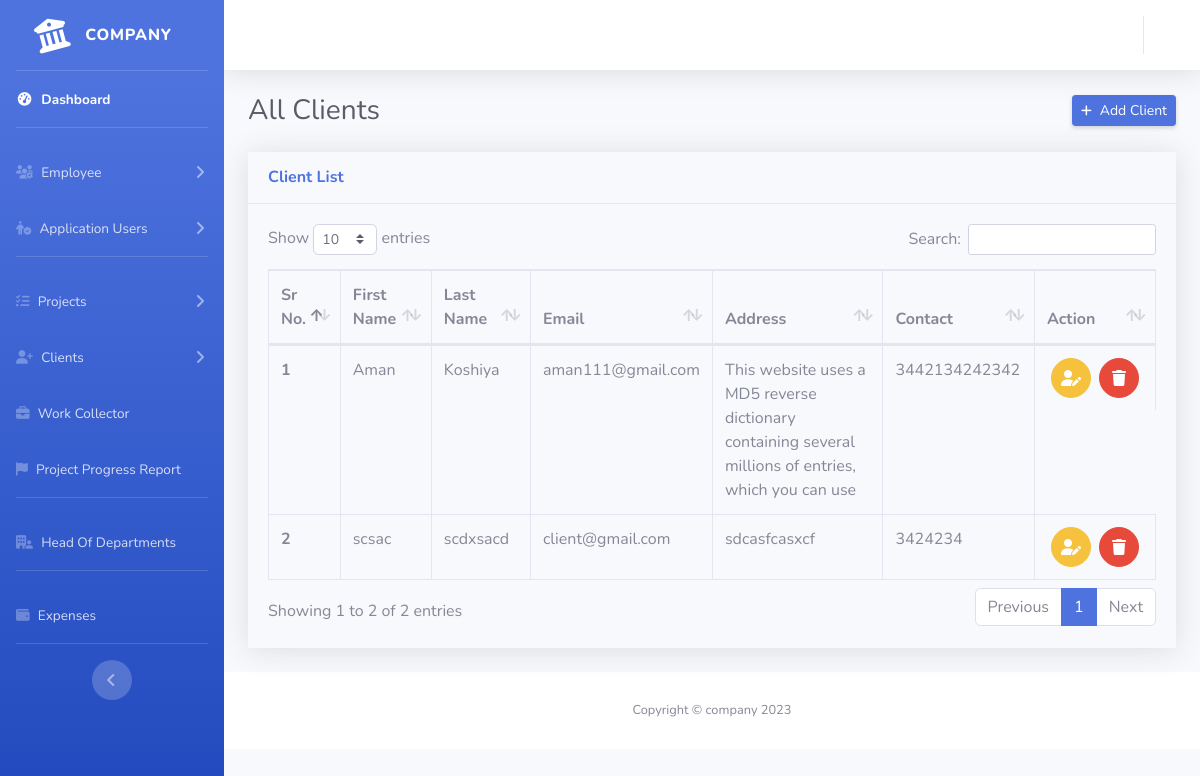
The app's page /admin/index.php?page=client-dashboard (signed in) with its own data.
### tables this page shows
CREATE TABLE `clients` (
  `client_id` text NOT NULL,
  `client_first_name` varchar(100) NOT NULL,
  `client_last_name` varchar(100) NOT NULL,
  `gender` varchar(20) DEFAULT NULL,
  `client_address` varchar(100) DEFAULT NULL,
  `client_email` varchar(100) NOT NULL,
  `client_contact` varchar(100) DEFAULT NULL
);

### admin/client-dashboard.php (the view, shortened to what this page needs)
<div class="container-fluid">
    <div class="d-sm-flex align-items-center justify-content-between mb-4">
        <h1 class="h3 mb-0 text-gray-800">All Clients</h1>
        <a href="./index.php?page=client-new" class="d-none d-sm-inline-block btn btn-sm btn-primary shadow-sm"><i class="fas fa-plus fa-sm text-white mr-2"></i>Add Client</a>
    </div>
    <div class="row">
        <div class="col-xl-12">
            <div class="card-12 shadow mb-4">
                <div class="card-header py-3">
                    <h6 class="m-0 font-weight-bold text-primary">Client List</h6>
                </div>
                <div class="card-body">
                    <div class="table-responsive">
                        <table class="table table-bordered" id="dataTable" width="100%" cellspacing="0">
                            <thead>
                                <tr>
                                    <th>Sr No.</th>
                                    <th>First Name</th>
                                    <th>Last Name</th>
                                    <th>Email</th>
                                    <th>Address</th>
                                    <th>Contact</th>
                                    <th>Action</th>
                                </tr>
                            </thead>
                            <tbody>
                                <?php
                                $i = 1;
                                $qry = $con->query("SELECT * FROM  clients;");
                                while ($row = $qry->fetch_assoc()) { ?>
                                    <tr>
                                        <th scope="row">
                                            <?php echo $i++ ?>
                                        </th>
                                        <td>
                                            <?php echo $row['client_first_name'] ?>
                                        </td>
                                        <td>
                                            <?php echo $row['client_last_name'] ?>
                                        </td>
                                        <td>
                                            <?php echo $row['client_email'] ?>
                                        </td>
                                        <td>
                                            <?php echo $row['client_address'] ?>
                                        </td>
                                        <td>
                                            <?php echo $row['client_contact'] ?>
                                        </td>
                                        <td class="d-flex align-items-center justify-content-center">
                                            <a type="button" class="btn btn-warning  btn-circle mx-1" href="./index.php?page=client-edit&clientId=<?php echo $row['client_id'] ?>"><i class="fa-solid fa-user-pen"></i></a>
                                            <a type="button" class="btn btn-danger  btn-circle deleteClient mx-1" href="#" data-id="<?php echo $row['client_id'] ?>"><i class="fa-solid fa-trash"></i></a>
                                        </td>
                                    </tr>
                                <?php } ?>
                            </tbody>
                        </table>
                    </div>
                </div>
            </div>
        </div>
    </div>

### records on screen
clients: client_first_name "Aman", client_last_name "Koshiya", client_email "aman111@gmail.com", client_address "This website uses a MD5 reverse dictionary containing several millions of entries, which you can use", client_contact "3442134242342"
clients: client_first_name "scsac", client_last_name "scdxsacd", client_email "client@gmail.com", client_address "sdcasfcasxcf", client_contact "3424234"
